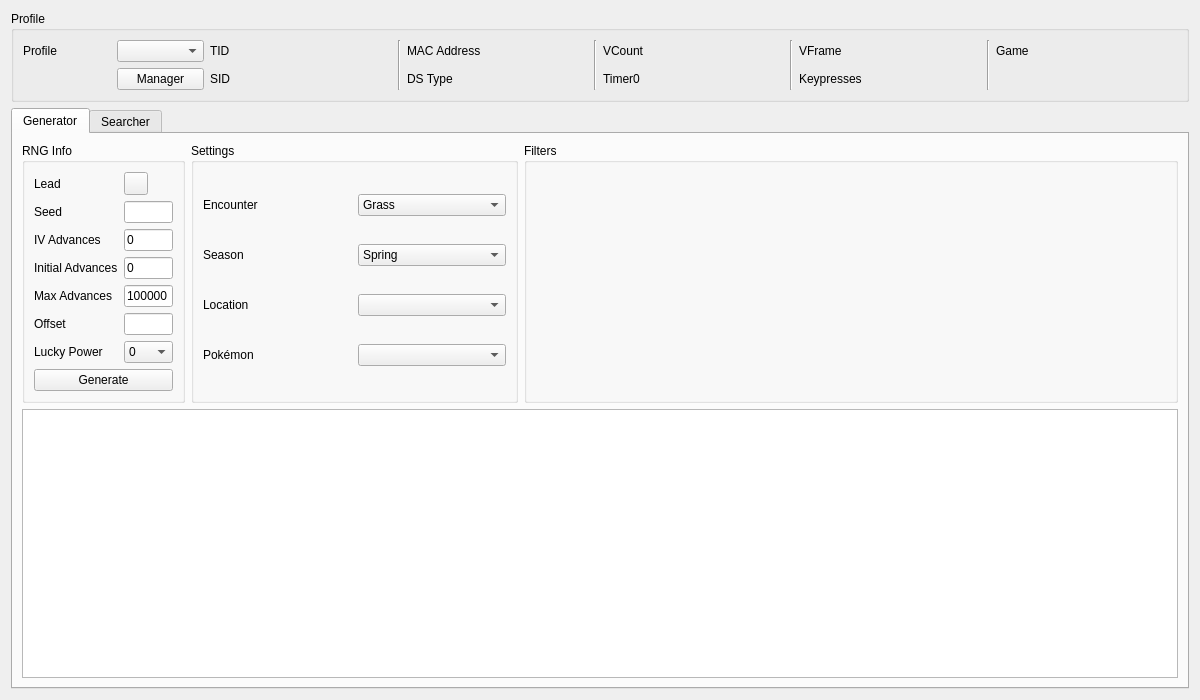
<?xml version="1.0" encoding="UTF-8"?>
<ui version="4.0">
 <class>Wild5</class>
 <widget class="QWidget" name="Wild5">
  <property name="geometry">
   <rect>
    <x>0</x>
    <y>0</y>
    <width>1200</width>
    <height>700</height>
   </rect>
  </property>
  <property name="windowTitle">
   <string>Gen 5 Wild</string>
  </property>
  <layout class="QGridLayout" name="gridLayout_8">
   <item row="0" column="0">
    <widget class="QGroupBox" name="groupBoxProfile">
     <property name="title">
      <string>Profile</string>
     </property>
     <layout class="QGridLayout" name="gridLayout_5">
      <item row="0" column="0">
       <widget class="QLabel" name="labelProfile">
        <property name="text">
         <string>Profile</string>
        </property>
       </widget>
      </item>
      <item row="0" column="1">
       <widget class="QComboBox" name="comboBoxProfiles"/>
      </item>
      <item row="1" column="1">
       <widget class="QPushButton" name="pushButtonProfileManager">
        <property name="text">
         <string>Manager</string>
        </property>
       </widget>
      </item>
      <item row="0" column="2">
       <widget class="QLabel" name="labelProfileTID">
        <property name="text">
         <string>TID</string>
        </property>
       </widget>
      </item>
      <item row="0" column="3">
       <widget class="QLabel" name="labelProfileTIDValue"/>
      </item>
      <item row="1" column="2">
       <widget class="QLabel" name="labelProfileSID">
        <property name="text">
         <string>SID</string>
        </property>
       </widget>
      </item>
      <item row="1" column="3">
       <widget class="QLabel" name="labelProfileSIDValue"/>
      </item>
      <item row="0" column="4" rowspan="2">
       <widget class="Line" name="line_4">
        <property name="orientation">
         <enum>Qt::Orientation::Vertical</enum>
        </property>
       </widget>
      </item>
      <item row="0" column="5">
       <widget class="QLabel" name="labelProfileMACAddress">
        <property name="text">
         <string>MAC Address</string>
        </property>
       </widget>
      </item>
      <item row="0" column="6">
       <widget class="QLabel" name="labelProfileMACAddressValue"/>
      </item>
      <item row="1" column="5">
       <widget class="QLabel" name="labelProfileDSType">
        <property name="text">
         <string>DS Type</string>
        </property>
       </widget>
      </item>
      <item row="1" column="6">
       <widget class="QLabel" name="labelProfileDSTypeValue"/>
      </item>
      <item row="0" column="7" rowspan="2">
       <widget class="Line" name="line_3">
        <property name="orientation">
         <enum>Qt::Orientation::Vertical</enum>
        </property>
       </widget>
      </item>
      <item row="0" column="8">
       <widget class="QLabel" name="labelProfileVCount">
        <property name="text">
         <string>VCount</string>
        </property>
       </widget>
      </item>
      <item row="0" column="9">
       <widget class="QLabel" name="labelProfileVCountValue"/>
      </item>
      <item row="1" column="8">
       <widget class="QLabel" name="labelProfileTimer0">
        <property name="text">
         <string>Timer0</string>
        </property>
       </widget>
      </item>
      <item row="1" column="9">
       <widget class="QLabel" name="labelProfileTimer0Value"/>
      </item>
      <item row="0" column="10" rowspan="2">
       <widget class="Line" name="line_2">
        <property name="orientation">
         <enum>Qt::Orientation::Vertical</enum>
        </property>
       </widget>
      </item>
      <item row="0" column="13" rowspan="2">
       <widget class="Line" name="line">
        <property name="orientation">
         <enum>Qt::Orientation::Vertical</enum>
        </property>
       </widget>
      </item>
      <item row="0" column="11">
       <widget class="QLabel" name="labelProfileVFrame">
        <property name="text">
         <string>VFrame</string>
        </property>
       </widget>
      </item>
      <item row="0" column="12">
       <widget class="QLabel" name="labelProfileVFrameValue"/>
      </item>
      <item row="1" column="11">
       <widget class="QLabel" name="labelProfileKeypresses">
        <property name="text">
         <string>Keypresses</string>
        </property>
       </widget>
      </item>
      <item row="1" column="12">
       <widget class="QLabel" name="labelProfileKeypressesValue"/>
      </item>
      <item row="0" column="14">
       <widget class="QLabel" name="labelProfileGame">
        <property name="text">
         <string>Game</string>
        </property>
       </widget>
      </item>
      <item row="0" column="15">
       <widget class="QLabel" name="labelProfileGameValue"/>
      </item>
     </layout>
    </widget>
   </item>
   <item row="1" column="0">
    <widget class="TabWidget" name="tabRNGSelector">
     <widget class="QWidget" name="tabGenerator">
      <attribute name="title">
       <string>Generator</string>
      </attribute>
      <layout class="QGridLayout" name="gridLayout_12">
       <item row="0" column="0">
        <widget class="QGroupBox" name="groupBoxGeneratorRNGInfo">
         <property name="sizePolicy">
          <sizepolicy hsizetype="Preferred" vsizetype="Preferred">
           <horstretch>1</horstretch>
           <verstretch>0</verstretch>
          </sizepolicy>
         </property>
         <property name="title">
          <string>RNG Info</string>
         </property>
         <layout class="QGridLayout" name="gridLayout_6">
          <item row="0" column="0">
           <widget class="QLabel" name="labelGeneratorLead">
            <property name="text">
             <string>Lead</string>
            </property>
           </widget>
          </item>
          <item row="0" column="1">
           <widget class="ComboMenu" name="comboMenuGeneratorLead"/>
          </item>
          <item row="1" column="0">
           <widget class="QLabel" name="labelGeneratorSeed">
            <property name="text">
             <string>Seed</string>
            </property>
           </widget>
          </item>
          <item row="1" column="1">
           <widget class="TextBox" name="textBoxGeneratorSeed"/>
          </item>
          <item row="2" column="0">
           <widget class="QLabel" name="labelGeneratorIVAdvances">
            <property name="text">
             <string>IV Advances</string>
            </property>
           </widget>
          </item>
          <item row="2" column="1">
           <widget class="TextBox" name="textBoxGeneratorIVAdvances">
            <property name="text">
             <string>0</string>
            </property>
           </widget>
          </item>
          <item row="3" column="0">
           <widget class="QLabel" name="labelGeneratorInitialAdvances">
            <property name="text">
             <string>Initial Advances</string>
            </property>
           </widget>
          </item>
          <item row="3" column="1">
           <widget class="TextBox" name="textBoxGeneratorInitialAdvances">
            <property name="text">
             <string notr="true">0</string>
            </property>
           </widget>
          </item>
          <item row="4" column="0">
           <widget class="QLabel" name="labelGeneratorMaxAdvances">
            <property name="text">
             <string>Max Advances</string>
            </property>
           </widget>
          </item>
          <item row="4" column="1">
           <widget class="TextBox" name="textBoxGeneratorMaxAdvances">
            <property name="text">
             <string notr="true">100000</string>
            </property>
           </widget>
          </item>
          <item row="5" column="0">
           <widget class="QLabel" name="labelGeneratorOffset">
            <property name="text">
             <string>Offset</string>
            </property>
           </widget>
          </item>
          <item row="5" column="1">
           <widget class="TextBox" name="textBoxGeneratorOffset"/>
          </item>
          <item row="6" column="0">
           <widget class="QLabel" name="labelGeneratorLuckyPower">
            <property name="text">
             <string>Lucky Power</string>
            </property>
           </widget>
          </item>
          <item row="6" column="1">
           <widget class="ComboBox" name="comboBoxGeneratorLuckyPower">
            <item>
             <property name="text">
              <string notr="true">0</string>
             </property>
            </item>
            <item>
             <property name="text">
              <string notr="true">1</string>
             </property>
            </item>
            <item>
             <property name="text">
              <string notr="true">2</string>
             </property>
            </item>
            <item>
             <property name="text">
              <string notr="true">3/S</string>
             </property>
            </item>
           </widget>
          </item>
          <item row="7" column="0" colspan="2">
           <widget class="QPushButton" name="pushButtonGenerate">
            <property name="text">
             <string>Generate</string>
            </property>
           </widget>
          </item>
         </layout>
        </widget>
       </item>
       <item row="0" column="1">
        <widget class="QGroupBox" name="groupBoxGeneratorSettings">
         <property name="sizePolicy">
          <sizepolicy hsizetype="Preferred" vsizetype="Preferred">
           <horstretch>2</horstretch>
           <verstretch>0</verstretch>
          </sizepolicy>
         </property>
         <property name="title">
          <string>Settings</string>
         </property>
         <layout class="QGridLayout" name="gridLayout_7">
          <item row="0" column="0">
           <widget class="QLabel" name="labelGeneratorEncounter">
            <property name="text">
             <string>Encounter</string>
            </property>
           </widget>
          </item>
          <item row="0" column="1">
           <widget class="ComboBox" name="comboBoxGeneratorEncounter">
            <item>
             <property name="text">
              <string>Grass</string>
             </property>
            </item>
            <item>
             <property name="text">
              <string>Dark Grass</string>
             </property>
            </item>
            <item>
             <property name="text">
              <string>Rustling Grass</string>
             </property>
            </item>
            <item>
             <property name="text">
              <string>Surfing</string>
             </property>
            </item>
            <item>
             <property name="text">
              <string>Rippling Surfing</string>
             </property>
            </item>
            <item>
             <property name="text">
              <string>Fishing</string>
             </property>
            </item>
            <item>
             <property name="text">
              <string>Rippling Fishing</string>
             </property>
            </item>
           </widget>
          </item>
          <item row="1" column="0">
           <widget class="QLabel" name="labelGeneratorSeason">
            <property name="text">
             <string>Season</string>
            </property>
           </widget>
          </item>
          <item row="1" column="1">
           <widget class="QComboBox" name="comboBoxGeneratorSeason">
            <item>
             <property name="text">
              <string>Spring</string>
             </property>
            </item>
            <item>
             <property name="text">
              <string>Summer</string>
             </property>
            </item>
            <item>
             <property name="text">
              <string>Autumn</string>
             </property>
            </item>
            <item>
             <property name="text">
              <string>Winter</string>
             </property>
            </item>
           </widget>
          </item>
          <item row="2" column="0">
           <widget class="QLabel" name="labelGeneratorLocation">
            <property name="text">
             <string>Location</string>
            </property>
           </widget>
          </item>
          <item row="2" column="1">
           <widget class="ComboBoxProxy" name="comboBoxGeneratorLocation"/>
          </item>
          <item row="3" column="0">
           <widget class="QLabel" name="labelGeneratorPokemon">
            <property name="text">
             <string>Pokémon</string>
            </property>
           </widget>
          </item>
          <item row="3" column="1">
           <widget class="ComboBox" name="comboBoxGeneratorPokemon"/>
          </item>
         </layout>
        </widget>
       </item>
       <item row="0" column="2">
        <widget class="QGroupBox" name="groupBoxGeneratorFilters">
         <property name="sizePolicy">
          <sizepolicy hsizetype="Preferred" vsizetype="Preferred">
           <horstretch>4</horstretch>
           <verstretch>0</verstretch>
          </sizepolicy>
         </property>
         <property name="title">
          <string>Filters</string>
         </property>
         <layout class="QGridLayout" name="gridLayout">
          <item row="0" column="0" rowspan="2">
           <widget class="Filter" name="filterGenerator" native="true"/>
          </item>
         </layout>
        </widget>
       </item>
       <item row="1" column="0" colspan="3">
        <widget class="TableView" name="tableViewGenerator"/>
       </item>
      </layout>
     </widget>
     <widget class="QWidget" name="tabSearcher">
      <attribute name="title">
       <string>Searcher</string>
      </attribute>
      <layout class="QGridLayout" name="gridLayout_3">
       <item row="0" column="0">
        <widget class="QGroupBox" name="groupBoxSearcherRNGInfo">
         <property name="sizePolicy">
          <sizepolicy hsizetype="Preferred" vsizetype="Preferred">
           <horstretch>1</horstretch>
           <verstretch>0</verstretch>
          </sizepolicy>
         </property>
         <property name="title">
          <string>RNG Info</string>
         </property>
         <layout class="QGridLayout" name="gridLayout_2">
          <item row="0" column="0">
           <widget class="QLabel" name="labelSearcherLead">
            <property name="text">
             <string>Lead</string>
            </property>
           </widget>
          </item>
          <item row="0" column="1">
           <widget class="ComboMenu" name="comboMenuSearcherLead"/>
          </item>
          <item row="1" column="0">
           <widget class="QLabel" name="labelSearcherInitialIVAdvances">
            <property name="text">
             <string>Initial IV Advances</string>
            </property>
           </widget>
          </item>
          <item row="1" column="1">
           <widget class="TextBox" name="textBoxSearcherInitialIVAdvances">
            <property name="text">
             <string>0</string>
            </property>
           </widget>
          </item>
          <item row="2" column="0">
           <widget class="QLabel" name="labelSearcherMaxIVAdvances">
            <property name="text">
             <string>Max IV Advances</string>
            </property>
           </widget>
          </item>
          <item row="2" column="1">
           <widget class="TextBox" name="textBoxSearcherMaxIVAdvances">
            <property name="text">
             <string>0</string>
            </property>
           </widget>
          </item>
          <item row="3" column="0">
           <widget class="QLabel" name="labelSearcherInitialAdvances">
            <property name="text">
             <string>Initial Advances</string>
            </property>
           </widget>
          </item>
          <item row="3" column="1">
           <widget class="TextBox" name="textBoxSearcherInitialAdvances">
            <property name="text">
             <string>0</string>
            </property>
           </widget>
          </item>
          <item row="4" column="0">
           <widget class="QLabel" name="labelSearcherMaxAdvances">
            <property name="text">
             <string>Max Advances</string>
            </property>
           </widget>
          </item>
          <item row="4" column="1">
           <widget class="TextBox" name="textBoxSearcherMaxAdvances">
            <property name="text">
             <string notr="true">100</string>
            </property>
           </widget>
          </item>
          <item row="5" column="0">
           <widget class="QLabel" name="labelSearcherLuckyPower">
            <property name="text">
             <string>Lucky Power</string>
            </property>
           </widget>
          </item>
          <item row="5" column="1">
           <widget class="ComboBox" name="comboBoxSearcherLuckyPower">
            <item>
             <property name="text">
              <string notr="true">0</string>
             </property>
            </item>
            <item>
             <property name="text">
              <string notr="true">1</string>
             </property>
            </item>
            <item>
             <property name="text">
              <string notr="true">2</string>
             </property>
            </item>
            <item>
             <property name="text">
              <string notr="true">3/S</string>
             </property>
            </item>
           </widget>
          </item>
          <item row="6" column="0">
           <widget class="QLabel" name="labelSearcherStartDate">
            <property name="text">
             <string>Start Date</string>
            </property>
           </widget>
          </item>
          <item row="6" column="1">
           <widget class="DateEdit" name="dateEditSearcherStartDate"/>
          </item>
          <item row="7" column="0">
           <widget class="QLabel" name="labelSearcherEndDate">
            <property name="text">
             <string>End Date</string>
            </property>
           </widget>
          </item>
          <item row="7" column="1">
           <widget class="DateEdit" name="dateEditSearcherEndDate"/>
          </item>
          <item row="8" column="0" colspan="2">
           <layout class="QHBoxLayout" name="horizontalLayout">
            <item>
             <widget class="QPushButton" name="pushButtonSearch">
              <property name="text">
               <string>Search</string>
              </property>
             </widget>
            </item>
            <item>
             <widget class="QPushButton" name="pushButtonCancel">
              <property name="enabled">
               <bool>false</bool>
              </property>
              <property name="text">
               <string>Cancel</string>
              </property>
             </widget>
            </item>
           </layout>
          </item>
         </layout>
        </widget>
       </item>
       <item row="0" column="1">
        <widget class="QGroupBox" name="groupBoxSearcherSettings">
         <property name="sizePolicy">
          <sizepolicy hsizetype="Preferred" vsizetype="Preferred">
           <horstretch>2</horstretch>
           <verstretch>0</verstretch>
          </sizepolicy>
         </property>
         <property name="title">
          <string>Settings</string>
         </property>
         <layout class="QGridLayout" name="gridLayout_9">
          <item row="0" column="0">
           <widget class="QLabel" name="labelSearcherEncounter">
            <property name="text">
             <string>Encounter</string>
            </property>
           </widget>
          </item>
          <item row="0" column="1">
           <widget class="ComboBox" name="comboBoxSearcherEncounter">
            <item>
             <property name="text">
              <string>Grass</string>
             </property>
            </item>
            <item>
             <property name="text">
              <string>Dark Grass</string>
             </property>
            </item>
            <item>
             <property name="text">
              <string>Rustling Grass</string>
             </property>
            </item>
            <item>
             <property name="text">
              <string>Surfing</string>
             </property>
            </item>
            <item>
             <property name="text">
              <string>Rippling Surfing</string>
             </property>
            </item>
            <item>
             <property name="text">
              <string>Fishing</string>
             </property>
            </item>
            <item>
             <property name="text">
              <string>Rippling Fishing</string>
             </property>
            </item>
           </widget>
          </item>
          <item row="1" column="0">
           <widget class="QLabel" name="labelSearcherSeason">
            <property name="text">
             <string>Season</string>
            </property>
           </widget>
          </item>
          <item row="1" column="1">
           <widget class="QComboBox" name="comboBoxSearcherSeason">
            <item>
             <property name="text">
              <string>Spring</string>
             </property>
            </item>
            <item>
             <property name="text">
              <string>Summer</string>
             </property>
            </item>
            <item>
             <property name="text">
              <string>Autumn</string>
             </property>
            </item>
            <item>
             <property name="text">
              <string>Winter</string>
             </property>
            </item>
           </widget>
          </item>
          <item row="2" column="0">
           <widget class="QLabel" name="labelSearcherLocation">
            <property name="text">
             <string>Location</string>
            </property>
           </widget>
          </item>
          <item row="2" column="1">
           <widget class="ComboBoxProxy" name="comboBoxSearcherLocation"/>
          </item>
          <item row="3" column="0">
           <widget class="QLabel" name="labelSearcherPokemon">
            <property name="text">
             <string>Pokémon</string>
            </property>
           </widget>
          </item>
          <item row="3" column="1">
           <widget class="ComboBox" name="comboBoxSearcherPokemon"/>
          </item>
          <item row="5" column="0" colspan="2">
           <widget class="Line" name="line_5">
            <property name="orientation">
             <enum>Qt::Orientation::Horizontal</enum>
            </property>
           </widget>
          </item>
          <item row="6" column="0" colspan="2">
           <widget class="QLabel" name="labelIVFastSearch">
            <property name="sizePolicy">
             <sizepolicy hsizetype="Preferred" vsizetype="Fixed">
              <horstretch>0</horstretch>
              <verstretch>0</verstretch>
             </sizepolicy>
            </property>
            <property name="text">
             <string/>
            </property>
           </widget>
          </item>
         </layout>
        </widget>
       </item>
       <item row="0" column="2">
        <widget class="QGroupBox" name="groupBoxSearcherFilters">
         <property name="sizePolicy">
          <sizepolicy hsizetype="Preferred" vsizetype="Preferred">
           <horstretch>4</horstretch>
           <verstretch>0</verstretch>
          </sizepolicy>
         </property>
         <property name="title">
          <string>Filters</string>
         </property>
         <layout class="QGridLayout" name="gridLayout_4">
          <item row="0" column="0" rowspan="2">
           <widget class="Filter" name="filterSearcher" native="true"/>
          </item>
         </layout>
        </widget>
       </item>
       <item row="1" column="0" colspan="3">
        <widget class="QProgressBar" name="progressBar"/>
       </item>
       <item row="2" column="0" colspan="3">
        <widget class="TableView" name="tableViewSearcher">
         <property name="sortingEnabled">
          <bool>true</bool>
         </property>
        </widget>
       </item>
      </layout>
     </widget>
    </widget>
   </item>
  </layout>
 </widget>
 <customwidgets>
  <customwidget>
   <class>TextBox</class>
   <extends>QLineEdit</extends>
   <header>Form/Controls/TextBox.hpp</header>
  </customwidget>
  <customwidget>
   <class>TableView</class>
   <extends>QTableView</extends>
   <header>Form/Controls/TableView.hpp</header>
  </customwidget>
  <customwidget>
   <class>DateEdit</class>
   <extends>QDateEdit</extends>
   <header>Form/Controls/DateEdit.hpp</header>
  </customwidget>
  <customwidget>
   <class>Filter</class>
   <extends>QWidget</extends>
   <header>Form/Controls/Filter.hpp</header>
   <container>1</container>
  </customwidget>
  <customwidget>
   <class>ComboBox</class>
   <extends>QComboBox</extends>
   <header>Form/Controls/ComboBox.hpp</header>
  </customwidget>
  <customwidget>
   <class>ComboMenu</class>
   <extends>QToolButton</extends>
   <header>Form/Controls/ComboMenu.hpp</header>
  </customwidget>
  <customwidget>
   <class>ComboBoxProxy</class>
   <extends>QComboBox</extends>
   <header>Form/Controls/ComboBoxProxy.hpp</header>
  </customwidget>
  <customwidget>
   <class>TabWidget</class>
   <extends>QTabWidget</extends>
   <header>Form/Controls/TabWidget.hpp</header>
   <container>1</container>
  </customwidget>
 </customwidgets>
 <tabstops>
  <tabstop>comboBoxProfiles</tabstop>
  <tabstop>pushButtonProfileManager</tabstop>
  <tabstop>tabRNGSelector</tabstop>
  <tabstop>comboMenuGeneratorLead</tabstop>
  <tabstop>textBoxGeneratorSeed</tabstop>
  <tabstop>textBoxGeneratorIVAdvances</tabstop>
  <tabstop>textBoxGeneratorInitialAdvances</tabstop>
  <tabstop>textBoxGeneratorMaxAdvances</tabstop>
  <tabstop>textBoxGeneratorOffset</tabstop>
  <tabstop>comboBoxGeneratorLuckyPower</tabstop>
  <tabstop>pushButtonGenerate</tabstop>
  <tabstop>comboBoxGeneratorEncounter</tabstop>
  <tabstop>comboBoxGeneratorSeason</tabstop>
  <tabstop>comboBoxGeneratorLocation</tabstop>
  <tabstop>comboBoxGeneratorPokemon</tabstop>
  <tabstop>tableViewGenerator</tabstop>
  <tabstop>comboMenuSearcherLead</tabstop>
  <tabstop>textBoxSearcherInitialIVAdvances</tabstop>
  <tabstop>textBoxSearcherMaxIVAdvances</tabstop>
  <tabstop>textBoxSearcherInitialAdvances</tabstop>
  <tabstop>textBoxSearcherMaxAdvances</tabstop>
  <tabstop>comboBoxSearcherLuckyPower</tabstop>
  <tabstop>dateEditSearcherStartDate</tabstop>
  <tabstop>dateEditSearcherEndDate</tabstop>
  <tabstop>pushButtonSearch</tabstop>
  <tabstop>pushButtonCancel</tabstop>
  <tabstop>comboBoxSearcherEncounter</tabstop>
  <tabstop>comboBoxSearcherSeason</tabstop>
  <tabstop>comboBoxSearcherLocation</tabstop>
  <tabstop>comboBoxSearcherPokemon</tabstop>
  <tabstop>tableViewSearcher</tabstop>
 </tabstops>
 <resources/>
 <connections/>
</ui>
